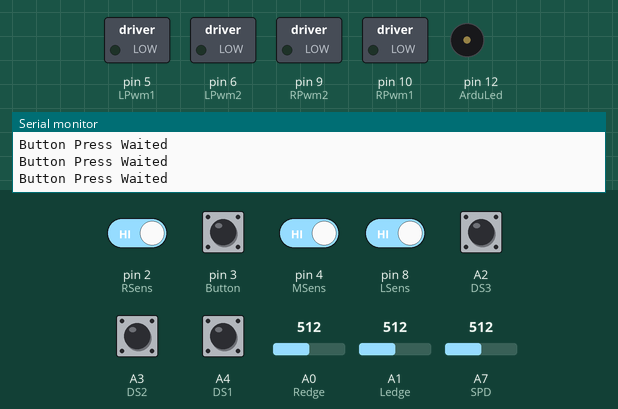
This sketch was run on a simulated Arduino Nano, built with avr-gcc and run on an emulated ATmega328P. Parts: switched loads named in the sketch (green lamp = pin HIGH), buzzer (waves = sounding), the last lines printed to the serial monitor. The inputs (shaded band) are chosen by the test bench; at power-on: A2 (DS3), A3 (DS2), A4 (DS1), pin 2 (RSens), pin 3 (Button), pin 4 (MSens), pin 8 (LSens) HIGH, A0 (Redge) = 512, A1 (Ledge) = 512, A7 (SPD) = 512. Pins used as bus, display or sensor lines are not drawn.

Above: at 1.2 s.
1.3 s: pin 3 (Button) pulled LOW for 0.15 s
2.9 s: A0 (Redge) set to 490
5.9 s: A0 (Redge) set to 507
At 7.5 s:
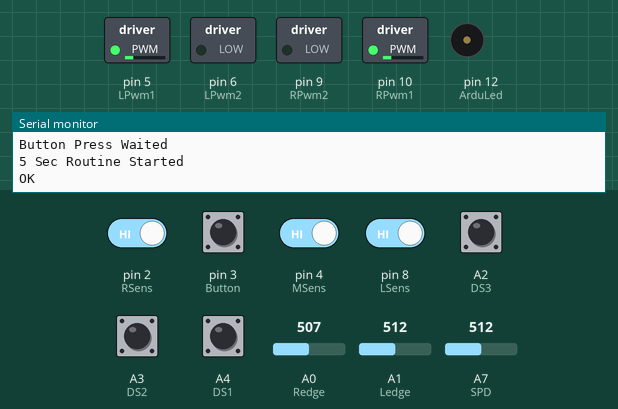
7.8 s: A1 (Ledge) set to 481
At 8.6 s:
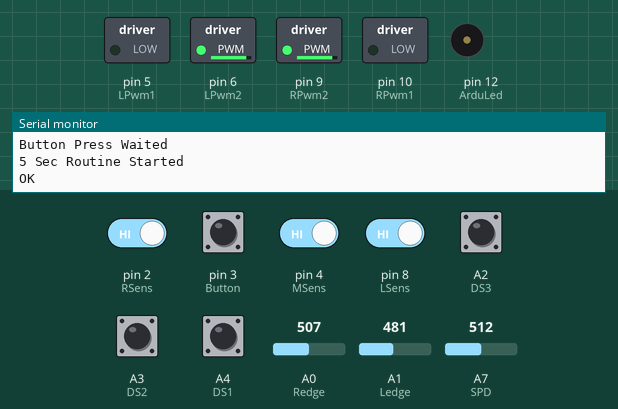
Timing chart, 0 to 10.3 s (numbered marks = the images above; inputs shaded):
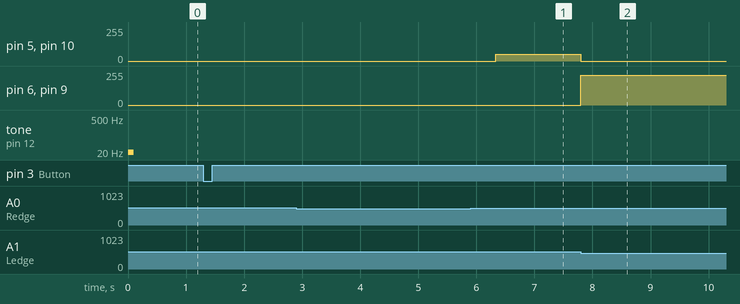

The sketch:

mini-sumo-v3.ino
```cpp
///////////////////////////
// LAST UPDATE: 22.3.2016//
///////////////////////////
//MOTOR CONTROL
int RPwm1 = 10;
int RPwm2 = 9;

int LPwm1 = 5;
int LPwm2 = 6;

//LED & BUZZER
int Buzzer = 13;
int ArduLed = 12;

//EDGE & CONTRAST SENSORS
int Redge = A0;
int Ledge = A1;

//TRIMPOTS
int SPD = A7;
int TRN = A6;
int ETRN = A5;

//OPPONENT SENSORS
int LSens = 8;
int RSens = 2;
int MSens = 4;

// DIPSWITCH & BUTTON
int Button = 3; // Can be used as start pin too.
int DS1 = A4;
int DS2 = A3;
int DS3 = A2;

//VALUES
int Speed;
int MaxSpeed = 90; // Idle Speed while no sensor giving data.
int TurnSpeed = 45; // Left and Right Forward Turning Speed
int EdgeTurn; // Turning Time variable when minisumo sees white line
int Duration; // Turning Time at minisumo starting.
int LastValue = 5; // Last Value Variable for remembering last Opponent sensor sense.

void setup()
{
pinMode(LSens, INPUT);    // Left Opponent Sensor Input
pinMode(RSens, INPUT);    // Right Opponent Sensor Input
pinMode(MSens, INPUT);    // Middle Opponent Sensor Input
pinMode(Buzzer, OUTPUT);  // Buzzer Declared as Output
pinMode(ArduLed, OUTPUT); // Buzzer Declared as Output
pinMode(RPwm1, OUTPUT);  // Four PWM Channel Declared as Output
pinMode(RPwm2, OUTPUT);
pinMode(LPwm1, OUTPUT);
pinMode(LPwm2, OUTPUT);
digitalWrite(Buzzer, LOW); // Buzzer Pin Made Low for Silence :)
digitalWrite(ArduLed, LOW);  // Arduino Mode Led Made Low
digitalWrite(DS1, HIGH); // 3 Dipswitch Pin Pullups Made
digitalWrite(DS2, HIGH);
digitalWrite(DS3, HIGH);
digitalWrite(Button, HIGH); // Button Pin Pullup Made
digitalWrite(LSens, HIGH); // 3 Opponent Sensor Pullups Made
digitalWrite(RSens, HIGH);
digitalWrite(MSens, HIGH);
Serial.begin(9600);
}

//Motor Control Function
void Set_Motor (float Lval, float Rval, int timex){
  Lval = Lval*2.5;
  Rval = Rval*2.5;
  if (Lval >=0) {
      analogWrite(LPwm1, Lval);
      digitalWrite(LPwm2, LOW);
      } else {
      Lval=abs(Lval);
      digitalWrite(LPwm1, LOW);
      analogWrite(LPwm2, Lval);
      }
   if (Rval >=0) {
      analogWrite(RPwm1, Rval);
      digitalWrite(RPwm2, LOW);
      } else {
      Rval=abs(Rval);
      digitalWrite(RPwm1, LOW);
      analogWrite(RPwm2, Rval);
      }
     // Serial.print(Rval); Serial.print("-"); Serial.println(Lval);
   delay(timex);
}
void loop() {
 if (digitalRead(Button)==0) { // If button is pressed at beginning.
   tone(Buzzer, 18, 300); // Pin, Frequency, Duration
   while (1) {
    if (digitalRead(DS1)==0 && digitalRead(DS2)==0 && digitalRead(DS3)==0) {
               Serial.print("Board Test");
               Set_Motor(80,80,1000);
               Set_Motor(0,0,1000);
               Set_Motor(-80,-80,1000);
                Set_Motor(0,0,1000);
                tone(Buzzer, 18, 300);
                tone(ArduLed, 18, 300);
       }

        }}
//////////////////////////////////////////////
tone(Buzzer, 18, 100); // Pin, Frequency, Duration
tone(ArduLed, 8, 100); // Pin, Frequency, Duration
Wait:
     Serial.println("Button Press Waited");
 Set_Motor(0,0,1);
 /// Sensor Control While Waiting The Button Press ///
 if ( digitalRead(MSens)==LOW || digitalRead(RSens)==LOW || digitalRead(LSens)== LOW || analogRead(Redge)< 500 || analogRead(Ledge)< 500 ) { digitalWrite(ArduLed, HIGH);}
 else { digitalWrite(ArduLed, LOW); }
 ///////////////////////////////////////////////
 if (digitalRead(Button)==0) {
     Duration=(analogRead(TRN)/4); // Duration variable based on TRN (A6) trimpot
     Serial.println("5 Sec Routine Started");
       for (int i = 0; i < 5; i++){
   digitalWrite(Buzzer, HIGH); digitalWrite(ArduLed, HIGH); delay(100);
   digitalWrite(Buzzer, LOW); digitalWrite(ArduLed, LOW);  delay(900);
       }
       if (digitalRead(DS1)==0 && digitalRead(DS2)==1 && digitalRead(DS3)==1){
           Serial.print("LEFT TURN");
           Set_Motor(-100,100,Duration); //
       }
          else if (digitalRead(DS1)==0 && digitalRead(DS2)==0 && digitalRead(DS3)==0) {
               Serial.print("MIDDLE DIRECT");
               Set_Motor(80,80,2);
       }
           else if (digitalRead(DS1)==1 && digitalRead(DS2)==1 && digitalRead(DS3)==0){
           Serial.print("Sag");
           Set_Motor(100,-100,Duration);
       }
         else if (digitalRead(DS1)==1 && digitalRead(DS2)==0 && digitalRead(DS3)==0){
            Serial.print("Left Circle");
           Set_Motor(100,36,2);
       }
       else if (digitalRead(DS1)==0 && digitalRead(DS2)==0 && digitalRead(DS3)==1){
           Serial.print("Right Circle");
           Set_Motor(36,100,2);
       }
        else if (digitalRead(DS1)==0 && digitalRead(DS2)==1 && digitalRead(DS3)==0){
           Serial.print("Reverse 180");
           Set_Motor(-100,100,Duration);
          delay(Duration);
       }
       Serial.println("OK");
       //Set_Motor(-0,0,15000); You should open that line when calibrating Turning Duration Time based on TRN Trimpot.
       digitalWrite(Buzzer, LOW);
       EdgeTurn=(analogRead(ETRN)/5); EdgeTurn=205-EdgeTurn;
       goto Start;
 }
goto Wait;

//Main Loop
Start:
  /// Edge Sensor Control Routine ///
  digitalWrite(ArduLed, LOW);
 if (analogRead(Ledge)<500 && analogRead(Redge)> 500) {
   digitalWrite(Buzzer, LOW);
   digitalWrite(ArduLed, HIGH);
 // Serial.println("Left Edge Detected");
  // while (analogRead(Ledge)<500){
   Set_Motor(-90, -90,35); // Geri
      // }
   Set_Motor(-90, -90, EdgeTurn); // Left Backward, Right Forward, Turning Time Based on ETRN Trimpot
  LastValue=5;
 }
   else  if (analogRead(Ledge)> 500 && analogRead(Redge)< 500) {
     digitalWrite(Buzzer, LOW);
     digitalWrite(ArduLed, HIGH);
   Set_Motor(-90, -90,35); // Back 35 Milliseconds
     //  }
   Set_Motor(-90, -90, EdgeTurn); // Right Backward, Left Forward, Turning Time Based on ETRN Trimpot
   LastValue=5;
  }
   else  if (analogRead(Ledge)< 500 && analogRead(Redge)< 500) {
     digitalWrite(Buzzer, LOW);
     digitalWrite(ArduLed, HIGH);
  //Serial.println("Both Edges Detected");
  // while (analogRead(Redge)<500){
   Set_Motor(-90, -90,35); // Back 35 Milliseconds
     //  }
   Set_Motor(-90, -90, EdgeTurn); // Right Backward, Left Forward, Turning Time Based on ETRN Trimpot
    LastValue=5;
 }else
/// Opponent Sensor Control Routine ///
if (digitalRead(MSens)==LOW) {Set_Motor(MaxSpeed, MaxSpeed,1); digitalWrite(Buzzer, HIGH); LastValue=5;} else
if (digitalRead(LSens)== LOW) {Set_Motor(-40, TurnSpeed,1); digitalWrite(Buzzer, HIGH); LastValue=7;} else
if (digitalRead(RSens)==LOW) {Set_Motor(TurnSpeed, -40,1); digitalWrite(Buzzer, HIGH); LastValue=3;} else
{
  digitalWrite(Buzzer, LOW);
Speed=(analogRead(SPD)/10.3); Speed=70-Speed;
if (LastValue==5) { Set_Motor(Speed, Speed,3);} else // Forward, Based on SPD (A7) Trimpot
if (LastValue==7) { Set_Motor(45, Speed,3);} else  // Left Turning Based on SPD (A7) Trimpot
if (LastValue==3) { Set_Motor(Speed, 45,3);}  // Right Turning Based on SPD (A7) Trimpot
}
goto Start;
}
```

Measured:
- the behaviour switches between 500 and 499 on A1 (Ledge) (found by bisection; images 1 and 2)
- after the input at 2.9 s, every drawn part: stays the same
- after the input at 5.9 s, pin 5 (LPwm1), pin 10 (RPwm1): 0/255 → 52/255 after 0.43 s; pin 6 (LPwm2), pin 9 (RPwm2): stays 0/255 (without the input it goes to 225/255 after 0.43 s)
- after the input at 7.8 s, pin 5 (LPwm1), pin 10 (RPwm1): 52/255 → 0/255 at once; pin 6 (LPwm2), pin 9 (RPwm2): 0/255 → 225/255 at once
